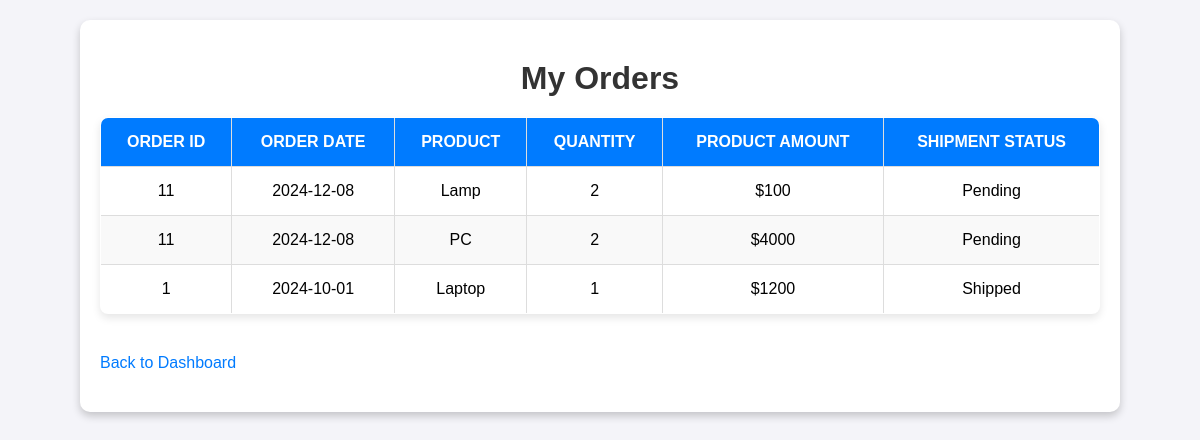
Before: /my-orders (signed in) with the older database file.
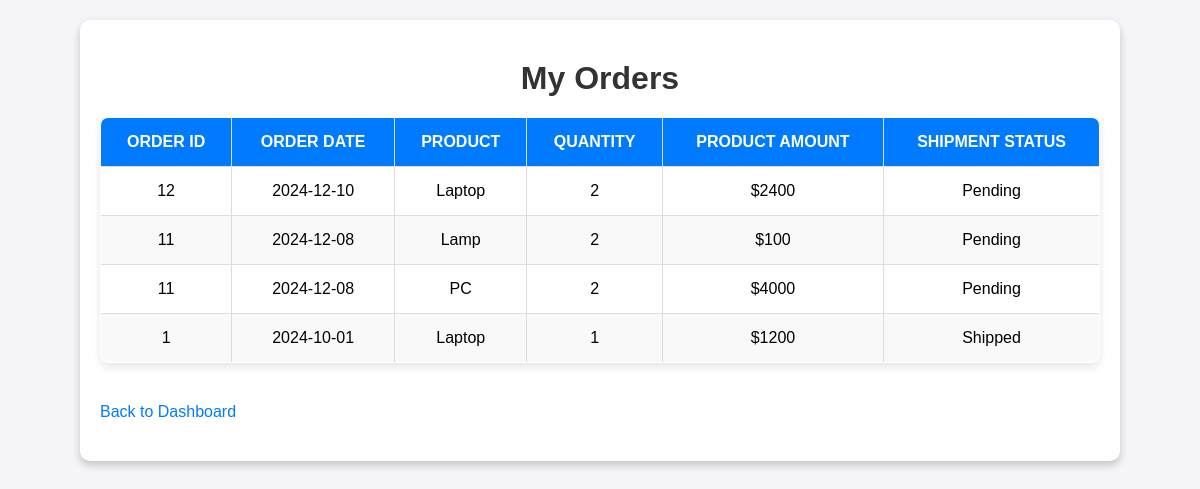
After: the same page with the newer database file.
### tables this page shows
CREATE TABLE OrderProduct (
    OrderID INTEGER NOT NULL,
    ProductID INTEGER NOT NULL,
    Quantity INTEGER NOT NULL,
    PRIMARY KEY (OrderID, ProductID),
    FOREIGN KEY (OrderID) REFERENCES `Order`(OrderID),
    FOREIGN KEY (ProductID) REFERENCES Product(ProductID)
);

CREATE TABLE `Order` (
    OrderID INTEGER PRIMARY KEY NOT NULL,
    OrderDate DATE NOT NULL,
    TotalAmount DECIMAL(10, 2) DEFAULT 0,
    ShippingAddress VARCHAR(255) NOT NULL,
    CustomerID INTEGER NOT NULL,
    FOREIGN KEY (CustomerID) REFERENCES Customer(CustomerID)
);

CREATE TABLE Product (
    ProductID INTEGER PRIMARY KEY NOT NULL,
    Name VARCHAR(255) NOT NULL,
    Price DECIMAL(10, 2) DEFAULT 0,
    Category VARCHAR(255) NOT NULL,
    StockQuantity INTEGER DEFAULT 0
);

CREATE TABLE Shipment (
    ShipmentID INTEGER PRIMARY KEY,
    OrderID INTEGER UNIQUE NOT NULL,
    ShipmentDate DATE NOT NULL,
    Status VARCHAR(255) NOT NULL,
    SupplierID INTEGER NOT NULL,
    FOREIGN KEY (OrderID) REFERENCES `Order`(OrderID),
    FOREIGN KEY (SupplierID) REFERENCES Supplier(SupplierID)
);

### server.py (the view)
@app.route('/my-orders', methods=['GET'])
def my_orders():
    if 'customer_id' not in session:
        flash("You must be logged in to view your orders.")
        return redirect(url_for('login'))
    customer_id = session['customer_id']
    conn = open_connection()
    orders = []
    if conn:
        cursor = conn.cursor()
        sql = """
        SELECT
            o.OrderID AS OrderID,
            o.OrderDate AS OrderDate,
            Product.Name AS ProductName,
            OrderProduct.Quantity AS Quantity,
            (Product.Price * OrderProduct.Quantity) AS ProductTotal,
            Shipment.Status AS ShipmentStatus
        FROM `Order` o
        JOIN OrderProduct ON OrderProduct.OrderID = o.OrderID
        JOIN Product ON OrderProduct.ProductID = Product.ProductID
        LEFT JOIN Shipment ON o.OrderID = Shipment.OrderID
        WHERE o.CustomerID = ?
        ORDER BY o.OrderDate DESC, Product.Name ASC;
        """
        cursor.execute(sql, (customer_id,))
        results = cursor.fetchall()
        conn.close()
        for row in results:
            orders.append({
                'OrderID': row[0],
                'OrderDate': row[1],
                'ProductName': row[2],
                'Quantity': row[3],
                'ProductTotal': row[4],
                'ShipmentStatus': row[5]
            })
    return render_template('my_orders.html', orders=orders)

### server.py (called while the page is built)
def open_connection():
    conn = None
    try:
        conn = sqlite3.connect(DATABASE)
        return conn
    except Error as e:
        print(f"Error connecting to database: {e}")
    return conn

### templates/my_orders.html (shortened to what this page needs)
<html>
<head>
</head>
<body>
    <div class="container">
        <h1>My Orders</h1>
        <table>
            <thead>
                <tr>
                    <th>Order ID</th>
                    <th>Order Date</th>
                    <th>Product</th>
                    <th>Quantity</th>
                    <th>Product Amount</th>
                    <th>Shipment Status</th>
                </tr>
            </thead>
            <tbody>
                {% if orders %}
                    {% for order in orders %}
                    <tr>
                        <td>{{ order.OrderID }}</td>
                        <td>{{ order.OrderDate }}</td>
                        <td>{{ order.ProductName }}</td>
                        <td>{{ order.Quantity }}</td>
                        <td>${{ order.ProductTotal }}</td>
                        <td>{{ order.ShipmentStatus }}</td>
                    </tr>
                    {% endfor %}
                {% else %}
                <tr>
                    <td colspan="6" class="no-orders">No orders found.</td>
                </tr>
                {% endif %}
            </tbody>
        </table>
        <a href="/">Back to Dashboard</a>
    </div>
</body>
</html>

Changed rows visible on the page:
added OrderProduct: OrderID "12", OrderDate "2024-12-10", ProductName "Laptop", Quantity "2", ProductTotal "2400", ShipmentStatus "Pending"
